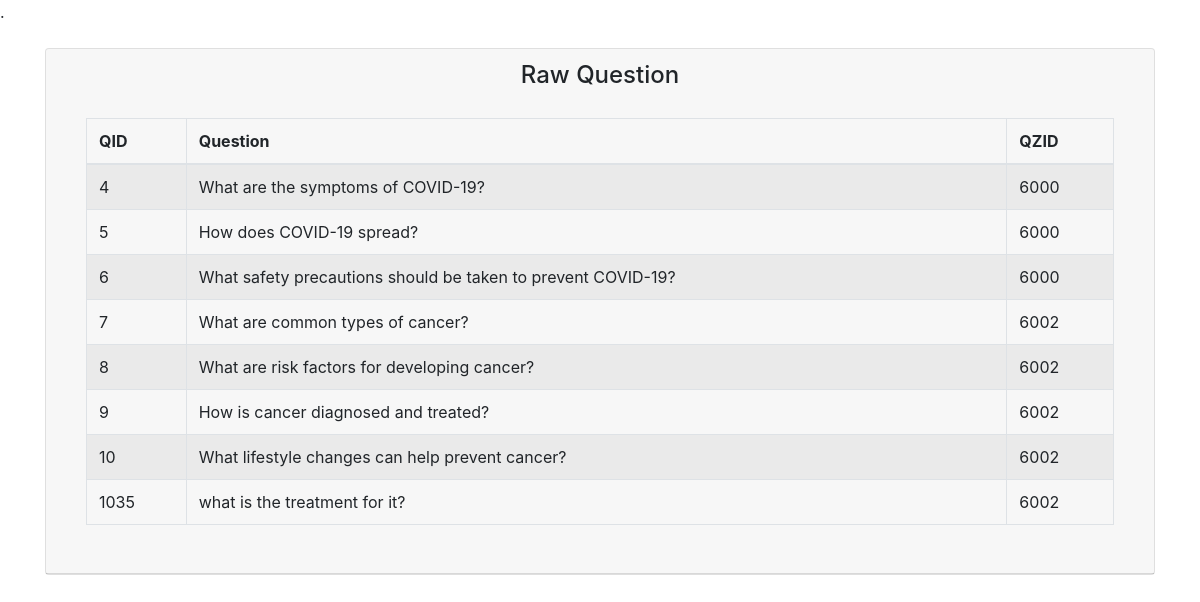
/Admin/RawQuestion.php, run on the app's committed database.
### tables this page shows
CREATE TABLE `QUESTIONS` (
  `QID` int(11) NOT NULL,
  `QUESTION` varchar(100) NOT NULL,
  `QUIZID` int(11) NOT NULL
);

### Admin/RawQuestion.php (the view, shortened to what this page needs)
<?php
include('connection.php');
?>
<!doctype html>
<head>
    <link rel="stylesheet" href="https://maxcdn.bootstrapcdn.com/bootstrap/4.0.0/css/bootstrap.min.css">
</head>
<body>
    <div class="container mt-4">
        <div class="row">
            <div class="col-md-12">
                <div class="card">
                    <div class="card-header">
                        <h4 class="text-center">Raw Question
                        </h4>
                    <div class="card-body">
                        <table class="table table-bordered table-striped">
                            <thead>
                            <tr>
                                    <th>QID</th>
                                    <th>Question</th>
                                    <th>QZID</th>
                                </tr>
                            </thead>
                            <tbody>
                                <?php
                                    $query = "SELECT * FROM QUESTIONS";
                                    $query_run = mysqli_query($con, $query);
                                    if(mysqli_num_rows($query_run) > 0)
                                    {
                                        foreach($query_run as $quiz)
                                        {
                                            ?>
                                            <tr>
                                                <td><?= $quiz['QID']; ?></td>
                                                <td><?= $quiz['QUESTION']; ?></td>
                                                <td><?= $quiz['QUIZID']; ?></td>
                                            </tr>
                                            <?php
                                        }
                                    }
                                    else
                                    {
                                        echo "<h5> No Record Found </h5>";
                                    }
                                ?>
                            </tbody>
                        </table>
                    </div>
                </div>
            </div>
        </div>
    </div>
</body>
</html>

### data on the page
questions: QID "4", QUESTION "What are the symptoms of COVID-19?", QUIZID "6000"
questions: QID "5", QUESTION "How does COVID-19 spread?", QUIZID "6000"
questions: QID "6", QUESTION "What safety precautions should be taken to prevent COVID-19?", QUIZID "6000"
questions: QID "7", QUESTION "What are common types of cancer?", QUIZID "6002"
questions: QID "8", QUESTION "What are risk factors for developing cancer?", QUIZID "6002"
questions: QID "9", QUESTION "How is cancer diagnosed and treated?", QUIZID "6002"
questions: QID "10", QUESTION "What lifestyle changes can help prevent cancer?", QUIZID "6002"
questions: QID "1035", QUESTION "what is the treatment for it?", QUIZID "6002"
